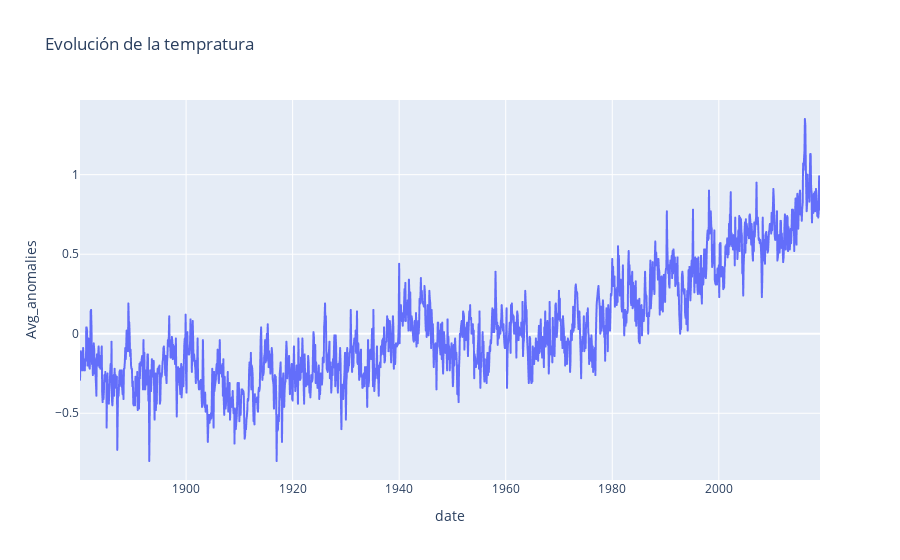

Notebook source saved alongside this figure:
### Markdown cell above
Podemos ver claramente la tendencia de la temperatura media a lo largo del tiempo y un patrón estacional mensual de la temperatura. Son patrones que esperamos que el modelo de previsión tenga en cuenta.

### Code cell
fig = px.line(df, x="date", y="Avg_anomalies",  title='Evolución de la tempratura')
fig.show()

### Figure 1 — Plotly figure (JSON) as saved in the notebook; plotly's stock layout.template omitted (floating-point values rounded to 4 significant figures; data arrays with more than 128 entries replaced by an {"elided": "..."} marker saying what was removed)
{"data": [{"hovertemplate": "date=%{x}<br>Avg_anomalies=%{y}<extra></extra>", "legendgroup": "", "line": {"color": "#636efa", "dash": "solid"}, "marker": {"symbol": "circle"}, "mode": "lines", "name": "", "showlegend": false, "type": "scattergl", "x": {"elided": "1668 str values"}, "xaxis": "x", "y": {"elided": "1668 float values"}, "yaxis": "y"}], "layout": {"legend": {"tracegroupgap": 0}, "title": {"text": "Evolución de la tempratura"}, "xaxis": {"anchor": "y", "domain": [0, 1], "title": {"text": "date"}}, "yaxis": {"anchor": "x", "domain": [0, 1], "title": {"text": "Avg_anomalies"}}}}
